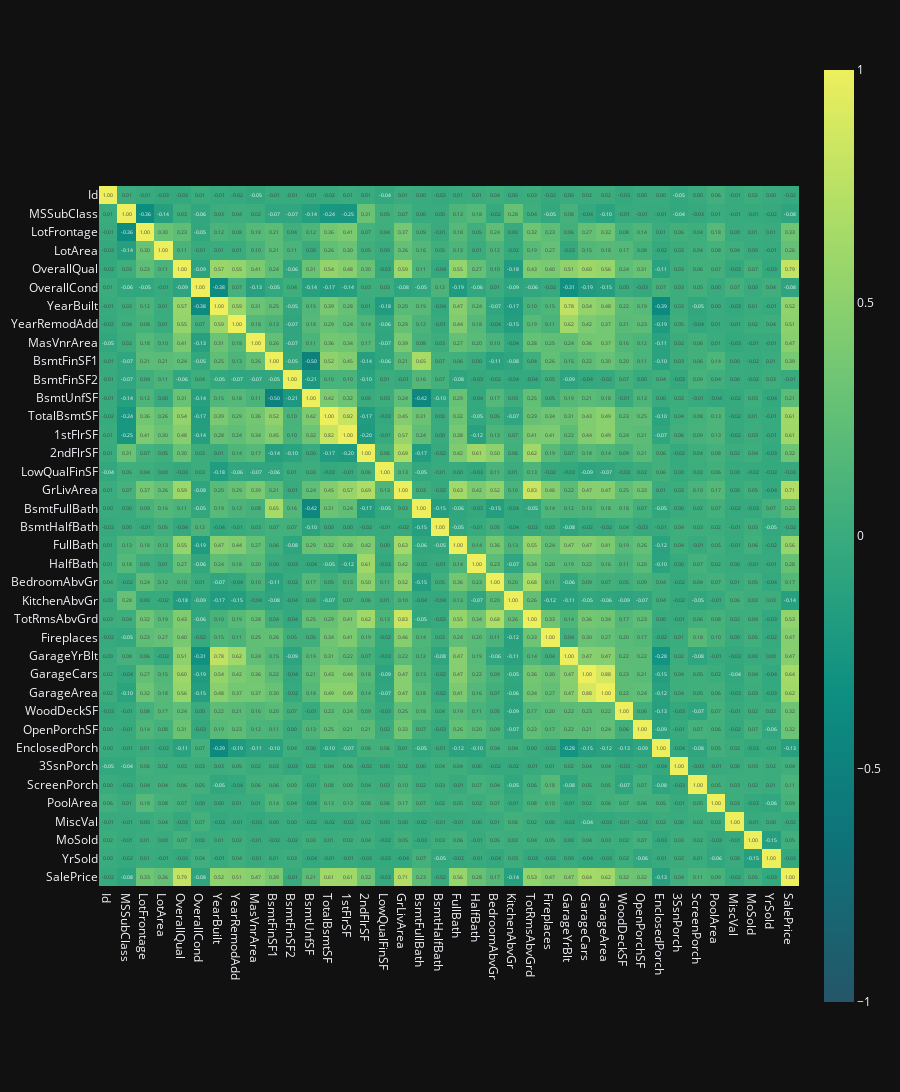

The cell this chart's notebook holds for it:
### Markdown cell above
# **Exploratory Data Analysis**

### Code cell
fig = px.imshow(train.corr(),text_auto='.2f',zmin = -1 , zmax = 1 , 
                color_continuous_scale=px.colors.sequential.Aggrnyl).update_layout(template='plotly_dark')
fig.layout.height = 1200
fig.show()

### Figure 1 — Plotly figure (JSON) as saved in the notebook; plotly's stock layout.template omitted (floating-point values rounded to 4 significant figures; data arrays with more than 128 entries replaced by an {"elided": "..."} marker saying what was removed)
{"data": [{"coloraxis": "coloraxis", "hovertemplate": "x: %{x}<br>y: %{y}<br>color: %{z}<extra></extra>", "name": "0", "texttemplate": "%{z:.2f}", "type": "heatmap", "x": ["Id", "MSSubClass", "LotFrontage", "LotArea", "OverallQual", "OverallCond", "YearBuilt", "YearRemodAdd", "MasVnrArea", "BsmtFinSF1", "BsmtFinSF2", "BsmtUnfSF", "TotalBsmtSF", "1stFlrSF", "2ndFlrSF", "LowQualFinSF", "GrLivArea", "BsmtFullBath", "BsmtHalfBath", "FullBath", "HalfBath", "BedroomAbvGr", "KitchenAbvGr", "TotRmsAbvGrd", "Fireplaces", "GarageYrBlt", "GarageCars", "GarageArea", "WoodDeckSF", "OpenPorchSF", "EnclosedPorch", "3SsnPorch", "ScreenPorch", "PoolArea", "MiscVal", "MoSold", "YrSold", "SalePrice"], "xaxis": "x", "y": ["Id", "MSSubClass", "LotFrontage", "LotArea", "OverallQual", "OverallCond", "YearBuilt", "YearRemodAdd", "MasVnrArea", "BsmtFinSF1", "BsmtFinSF2", "BsmtUnfSF", "TotalBsmtSF", "1stFlrSF", "2ndFlrSF", "LowQualFinSF", "GrLivArea", "BsmtFullBath", "BsmtHalfBath", "FullBath", "HalfBath", "BedroomAbvGr", "KitchenAbvGr", "TotRmsAbvGrd", "Fireplaces", "GarageYrBlt", "GarageCars", "GarageArea", "WoodDeckSF", "OpenPorchSF", "EnclosedPorch", "3SsnPorch", "ScreenPorch", "PoolArea", "MiscVal", "MoSold", "YrSold", "SalePrice"], "yaxis": "y", "z": {"elided": "38x38 float values"}}], "layout": {"coloraxis": {"cmax": 1, "cmin": -1, "colorscale": [[0, "rgb(36, 86, 104)"], [0.1667, "rgb(15, 114, 121)"], [0.3333, "rgb(13, 143, 129)"], [0.5, "rgb(57, 171, 126)"], [0.6667, "rgb(110, 197, 116)"], [0.8333, "rgb(169, 220, 103)"], [1, "rgb(237, 239, 93)"]]}, "height": 1200, "margin": {"t": 60}, "xaxis": {"anchor": "y", "constrain": "domain", "domain": [0, 1], "scaleanchor": "y"}, "yaxis": {"anchor": "x", "autorange": "reversed", "constrain": "domain", "domain": [0, 1]}}}
